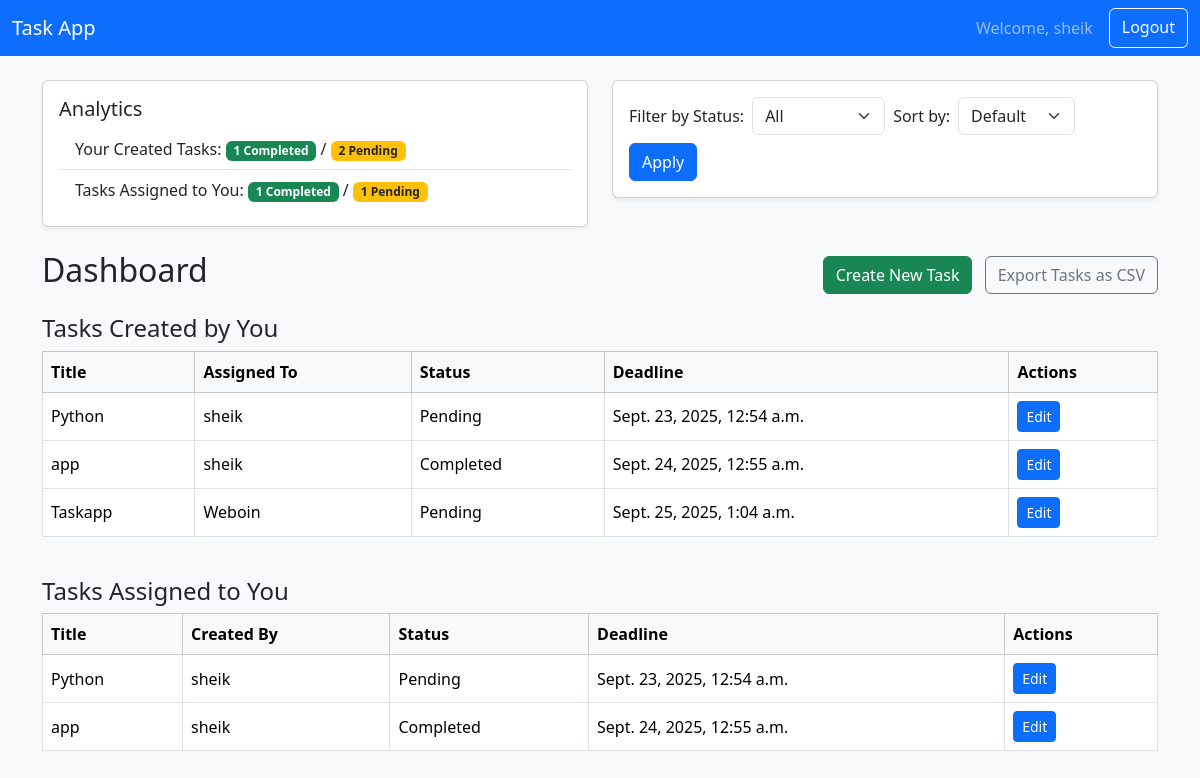
The app's page / (signed in) with its own data.
### tasks/models.py (models this page shows, shortened)
class Task(models.Model):
	PRIORITY_CHOICES = [
		('Low', 'Low'),
		('Medium', 'Medium'),
		('High', 'High'),
	]
	STATUS_CHOICES = [
		('Pending', 'Pending'),
		('Completed', 'Completed'),
	]
	title = models.CharField(max_length=255)
	description = models.TextField(blank=True)
	deadline = models.DateTimeField()
	priority = models.CharField(max_length=10, choices=PRIORITY_CHOICES, default='Low')
	assigned_to = models.ForeignKey(User, related_name='assigned_tasks', on_delete=models.CASCADE)
	created_by = models.ForeignKey(User, related_name='created_tasks', on_delete=models.CASCADE)
	status = models.CharField(max_length=10, choices=STATUS_CHOICES, default='Pending')
	created_at = models.DateTimeField(auto_now_add=True)
	updated_at = models.DateTimeField(auto_now=True)

### tasks/views.py (the view)
# urls.py: path('', views.dashboard, name='dashboard'),
@login_required
def dashboard(request):
	user = request.user
	status_filter = request.GET.get('status')
	sort_by = request.GET.get('sort')
	created_tasks = Task.objects.filter(created_by=user)
	assigned_tasks = Task.objects.filter(assigned_to=user)
	if status_filter:
		created_tasks = created_tasks.filter(status=status_filter)
		assigned_tasks = assigned_tasks.filter(status=status_filter)
	if sort_by:
		created_tasks = created_tasks.order_by(sort_by)
		assigned_tasks = assigned_tasks.order_by(sort_by)
	completed_count = Task.objects.filter(created_by=user, status='Completed').count()
	pending_count = Task.objects.filter(created_by=user, status='Pending').count()
	assigned_completed = Task.objects.filter(assigned_to=user, status='Completed').count()
	assigned_pending = Task.objects.filter(assigned_to=user, status='Pending').count()
	return render(request, 'tasks/dashboard.html', {
		'created_tasks': created_tasks,
		'assigned_tasks': assigned_tasks,
		'now': timezone.now(),
		'status_filter': status_filter,
		'sort_by': sort_by,
		'completed_count': completed_count,
		'pending_count': pending_count,
		'assigned_completed': assigned_completed,
		'assigned_pending': assigned_pending,
	})

### tasks/templates/tasks/dashboard.html (shortened to what this page needs)
{% extends 'base.html' %}
{% block content %}
<div class="row mb-4">
    <div class="col-md-6">
        <div class="card shadow-sm">
            <div class="card-body">
                <h5 class="card-title">Analytics</h5>
                <ul class="list-group list-group-flush">
                    <li class="list-group-item">Your Created Tasks: <span class="badge bg-success">{{ completed_count }} Completed</span> / <span class="badge bg-warning text-dark">{{ pending_count }} Pending</span></li>
                    <li class="list-group-item">Tasks Assigned to You: <span class="badge bg-success">{{ assigned_completed }} Completed</span> / <span class="badge bg-warning text-dark">{{ assigned_pending }} Pending</span></li>
                </ul>
            </div>
        </div>
    </div>
    <div class="col-md-6">
        <form method="get" class="card card-body shadow-sm">
            <div class="row g-2 align-items-center">
                <div class="col-auto">
                    <label for="status" class="col-form-label">Filter by Status:</label>
                </div>
                <div class="col-auto">
                    <select name="status" id="status" class="form-select">
                        <option value="">All</option>
                    </select>
                </div>
                <div class="col-auto">
                    <label for="sort" class="col-form-label">Sort by:</label>
                </div>
                <div class="col-auto">
                    <select name="sort" id="sort" class="form-select">
                        <option value="">Default</option>
                    </select>
                </div>
                <div class="col-auto">
                    <button type="submit" class="btn btn-primary">Apply</button>
                </div>
            </div>
        </form>
    </div>
</div>
<div class="d-flex justify-content-between align-items-center mb-3">
    <h2>Dashboard</h2>
    <div>
        <a class="btn btn-success me-2" href="{% url 'create_task' %}">Create New Task</a>
        <a class="btn btn-outline-secondary" href="{% url 'export_tasks_csv' %}">Export Tasks as CSV</a>
    </div>
</div>
<h4>Tasks Created by You</h4>
<div class="table-responsive mb-4">
    <table class="table table-bordered table-hover align-middle">
        <thead class="table-light">
            <tr>
                <th>Title</th>
                <th>Assigned To</th>
                <th>Status</th>
                <th>Deadline</th>
                <th>Actions</th>
            </tr>
        </thead>
        <tbody>
        {% for task in created_tasks %}
            <tr {% if task.deadline < now and task.status != 'Completed' %}class="table-danger"{% endif %}>
                <td>{{ task.title }}</td>
                <td>{{ task.assigned_to }}</td>
                <td>{{ task.status }}</td>
                <td>{{ task.deadline }}</td>
                <td><a class="btn btn-sm btn-primary" href="{% url 'update_task' task.pk %}">Edit</a></td>
            </tr>
        {% empty %}
            <tr><td colspan="5">No tasks created by you.</td></tr>
        {% endfor %}
        </tbody>
    </table>
</div>
<h4>Tasks Assigned to You</h4>
<div class="table-responsive">
    <table class="table table-bordered table-hover align-middle">
        <thead class="table-light">
            <tr>
                <th>Title</th>
                <th>Created By</th>
                <th>Status</th>
                <th>Deadline</th>
                <th>Actions</th>
            </tr>
        </thead>
        <tbody>
        {% for task in assigned_tasks %}
            <tr {% if task.deadline < now and task.status != 'Completed' %}class="table-danger"{% endif %}>
                <td>{{ task.title }}</td>
                <td>{{ task.created_by }}</td>
                <td>{{ task.status }}</td>
                <td>{{ task.deadline }}</td>
                <td><a class="btn btn-sm btn-primary" href="{% url 'update_task' task.pk %}">Edit</a></td>
            </tr>
        {% empty %}
            <tr><td colspan="5">No tasks assigned to you.</td></tr>
        {% endfor %}
        </tbody>
    </table>
</div>
{% endblock %}

### tasks/templates/base.html (shortened to what this page needs)
<!DOCTYPE html>
<html>
<head>
        <link href="https://cdn.jsdelivr.net/npm/bootstrap@5.3.2/dist/css/bootstrap.min.css" rel="stylesheet">
</head>
<body class="bg-light">
        <nav class="navbar navbar-expand-lg navbar-dark bg-primary mb-4">
            <div class="container-fluid">
                <a class="navbar-brand" href="/">Task App</a>
                <div class="d-flex">
                    {% if user.is_authenticated %}
                        <span class="navbar-text me-3">Welcome, {{ user.username }}</span>
                        <a class="btn btn-outline-light" href="/logout/">Logout</a>
                    {% else %}
                        <a class="btn btn-outline-light me-2" href="/accounts/login/">Login</a>
                        <a class="btn btn-light" href="/signup/">Signup</a>
                    {% endif %}
                </div>
            </div>
        </nav>
        <div class="container">
            {% block content %}{% endblock %}
        </div>
</body>
</html>

### records on screen
Task: title "Python", assigned_to "sheik", status "Pending", deadline "Sept. 23, 2025, 12:54 a.m.", created_by "sheik"
Task: title "app", assigned_to "sheik", status "Completed", deadline "Sept. 24, 2025, 12:55 a.m.", created_by "sheik"
Task: title "Taskapp", assigned_to "Weboin", status "Pending", deadline "Sept. 25, 2025, 1:04 a.m."

### other values on screen
{{ user.username }} "sheik"
{{ completed_count }} "1"
{{ pending_count }} "2"
{{ assigned_completed }} "1"
{{ assigned_pending }} "1"
